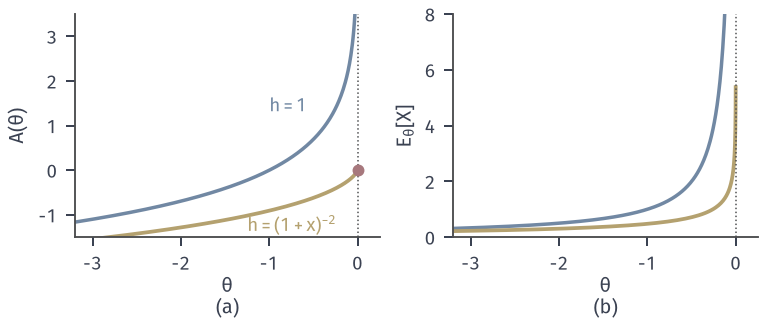

Generate this figure with Python:
"""Natural parameter domains, T(x)=x on (0,inf). Blue: h=1 (A=-ln(-theta), mean -1/theta), Theta=(-inf,0).
Yellow: h=(1+x)^-2, Theta=(-inf,0], A(0)=0, mean -> inf as theta->0- (numerical quadrature on log grid up to 1e7)."""
from pathlib import Path
import sys
HERE = Path(__file__).resolve().parent
sys.path.insert(0, str(HERE.parent/"dfam-common"))
from common import *

xs = np.concatenate([np.linspace(0, 1, 2001), np.logspace(0, 7, 60001)[1:]])
h = (1+xs)**-2
def Zm(t):
    w = h*np.exp(t*xs)
    Z = np.trapezoid(w, xs)
    return Z, np.trapezoid(xs*w, xs)/Z
th = -np.logspace(np.log10(3.2), -3, 160)
A2 = []; M2 = []
for t in th:
    Z, m = Zm(t); A2.append(np.log(Z)); M2.append(m)
fig, (a, b) = figure(width_mm=108, height_mm=46, ncols=2)
t1 = np.linspace(-3.2, -0.02, 400)
a.plot(t1, -np.log(-t1), color=BLUE, lw=1.4)
a.plot(th, A2, color=YELLOW, lw=1.5)
a.scatter([0], [0], s=16, color=RED, zorder=5, clip_on=False)
a.axvline(0, color=STROKE, lw=0.6, ls=':')
a.set_xlim(-3.2, 0.25); a.set_ylim(-1.5, 3.5); a.set_xlabel(r'$\theta$', labelpad=1); a.set_ylabel(r'$A(\theta)$')
b.plot(t1, -1/t1, color=BLUE, lw=1.4)
b.plot(th, M2, color=YELLOW, lw=1.5)
b.axvline(0, color=STROKE, lw=0.6, ls=':')
b.set_xlim(-3.2, 0.25); b.set_ylim(0, 8); b.set_xlabel(r'$\theta$', labelpad=1); b.set_ylabel(r'$\mathrm{E}_\theta[X]$')
a.text(-1.0, 1.3, '$h=1$', color=BLUE, fontsize=7.5)
a.text(-1.25, -1.38, '$h=(1+x)^{-2}$', color=YELLOW, fontsize=7.5)
tag(a, '(a)', y=-0.27); tag(b, '(b)', y=-0.27)
Z0, _ = Zm(0.0)
save(fig, HERE, 'figure', {'Z0_numeric': float(Z0), 'A_yellow_at_-1e-3': float(A2[-1]), 'mean_yellow_at_-1e-3': float(M2[-1]), 'mean_yellow_at_-1': float(Zm(-1.0)[1])})
